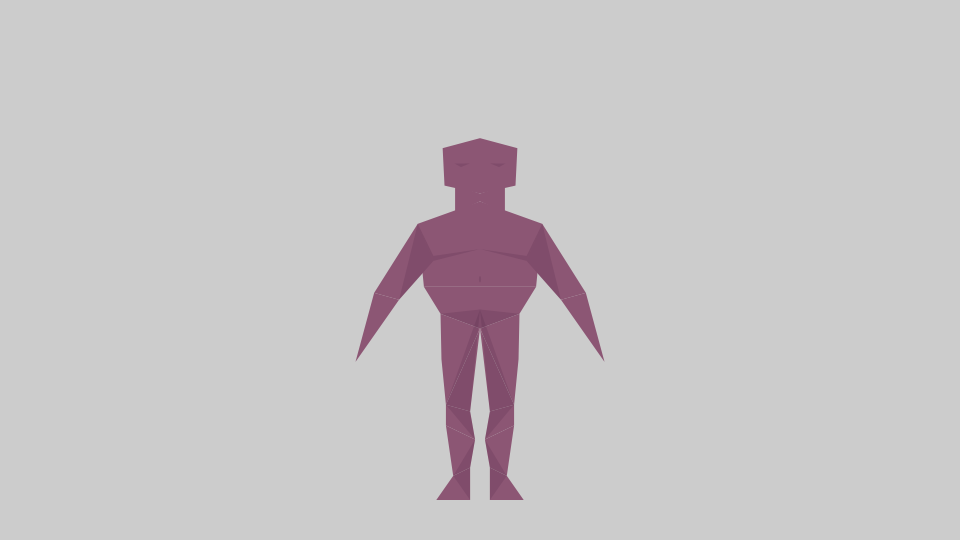
Frame 1 (no input)
Frame 60 (the mouse pressed at the canvas centre just before this capture): identical to frame 1, image omitted
Frame 120 (the mouse held since frame 60 and released just before this capture): identical to frame 1, image omitted

The Processing sketch that drew this single still picture (run headless with seeded random() and noise(); from frame 60 on, the mouse is pressed at the canvas centre):

// Processing sketch: figure2
// ── figure2.pde
float xC;

void setup(){
  size(960,540);
  xC = width/2;
  Vector root = new Vector(xC, 500, "root");
  Vector top = new Vector(root.x, random(25,200), "top");
  Vector pubic = new Vector(root.x, avg(root.y,top.y)+(random(-20,20)),"pubic");
  Vector groin = new Vector(xC,scaleAvg(pubic.y,root.y,0.1),"groin");
  Vector neckBase = new Vector(root.x, (pubic.y+top.y)*0.45,"neckBase");
  Vector shoulder = new Vector(root.x-(avg(root.y,top.y)*random(.1,.2)),avg(pubic.y,top.y),"shoulder");
  Vector hip = new Vector(root.x-(avg(root.y,top.y)*random(.1,.2)),pubic.y+random(-30,10),"hip");
  Vector knee = new Vector(scaleAvg(xC,hip.x,random(0.8,1)),avg(root.y,pubic.y),"knee");
  Vector thigh = new Vector(scaleAvg(hip.x,avg(hip.x,knee.x),random(-.2,1)),avg(hip.y,knee.y),"thigh");
  Vector inKnee = new Vector(scaleAvg(knee.x,xC,random(0.6,.8)),knee.y+random(5,10),"inKnee");
  Vector foot = new Vector(xC-(random(40,80)),root.y,"foot");
  Vector ankle = new Vector(inKnee.x,scaleAvg(knee.y,foot.y,random(0.65,0.7)),"ankle");
  Vector outAnkle = new Vector(avg(ankle.x,foot.x),scaleAvg(ankle.y,foot.y,random(0.25,0.5)),"outAnkle");
  Vector heel = new Vector(ankle.x,foot.y,"heel");
  Vector calf = new Vector(avg(inKnee.x,xC),avg(inKnee.y,ankle.y),"calf");
  Vector outCalf = new Vector(knee.x,avg(inKnee.y,calf.y),"outCalf");
  Vector waist = new Vector(scaleAvg(shoulder.x,hip.x,random(-.25,1.25)),scaleAvg(shoulder.y,hip.y,0.7),"waist");
  Vector wrist = new Vector(shoulder.x-(xC-shoulder.x),avg(shoulder.y,root.y),"wrist");
  Vector elbow = new Vector(scaleAvg(shoulder.x,wrist.x,0.7),scaleAvg(shoulder.y,wrist.y,0.5),"elbow");
  Vector inElbow = new Vector(scaleAvg(shoulder.x,wrist.x,0.3),scaleAvg(shoulder.y,wrist.y,0.55),"inElbow");
  Vector hand = new Vector(avg(elbow.x,wrist.x),elbow.y+((wrist.y-elbow.y)*1.5),"hand");
  Vector thumbJoin = new Vector(avg(hand.x,inElbow.x),scaleAvg(wrist.y,hand.y,0.3),"thumbJoin");
  Vector neckWid = new Vector(scaleAvg(shoulder.x,xC,0.6),avg(shoulder.y,neckBase.y),"neckWid");
  Vector headWid = new Vector(scaleAvg(shoulder.x,xC,0.4),top.y+10,"headWid");
  Vector jaw = new Vector(scaleAvg(headWid.x,xC,0.05),scaleAvg(top.y,neckBase.y,0.75),"jaw");
  Vector chin = new Vector(xC,avg(jaw.y,neckBase.y),"chin");
  Vector eye = new Vector(scaleAvg(headWid.x,xC,random(0.4,0.6)),scaleAvg(top.y,chin.y,random(0.4,0.6)),"eye");
  Vector cup = new Vector(scaleAvg(shoulder.x,neckWid.x,random(0.4,0.6)),scaleAvg(shoulder.y,waist.y,random(0.4,0.6)),"cup");
  Vector sPlexus = new Vector(xC,scaleAvg(pubic.y,neckBase.y,random(0.5,0.65)),"sPlexus");
  Vector navel = new Vector(xC,avg(sPlexus.y,pubic.y),"navel");
  
  float skinR = random(100,200);
  float skinG = random(50,90);
  float skinB = random(50,90);
  noStroke();
  fill(skinR+random(25,55),skinG+random(25,55),skinB+random(25,55));
  //draw torso
  quad(neckBase.x,neckBase.y,shoulder.x,shoulder.y,waist.x,waist.y,neckBase.x,waist.y);
  quad(waist.x,waist.y,hip.x,hip.y,groin.x,groin.y,neckBase.x,waist.y);
  //draw head
  quad(top.x,top.y,headWid.x,headWid.y,jaw.x,jaw.y,chin.x,chin.y);
  //draw leg
  quad(hip.x,hip.y,thigh.x,thigh.y,knee.x,knee.y,groin.x,groin.y);
  triangle(groin.x,groin.y,knee.x,knee.y,inKnee.x,inKnee.y);
  quad(knee.x,knee.y,outCalf.x,outCalf.y,calf.x,calf.y,inKnee.x,inKnee.y);
  quad(outCalf.x,outCalf.y,outAnkle.x,outAnkle.y,ankle.x,ankle.y,calf.x,calf.y);
  //draw foot
  quad(ankle.x,ankle.y,outAnkle.x,outAnkle.y,foot.x,foot.y,heel.x,heel.y);
  //draw arm
  quad(shoulder.x,shoulder.y,elbow.x,elbow.y,inElbow.x,inElbow.y,cup.x,cup.y);
  triangle(elbow.x,elbow.y,wrist.x,wrist.y,inElbow.x,inElbow.y);
  //draw hand
  //triangle(wrist.x,wrist.y,hand.x,hand.y,thumbJoin.x,thumbJoin.y);
  //draw neck
  quad(neckWid.x,jaw.y,xC,chin.y,xC,neckBase.y,neckWid.x,neckWid.y);
  
  fill(skinR-random(25,55),skinG-random(25,55),skinB,80-random(25,55));
  //draw groin area
  triangle(hip.x,hip.y,pubic.x,pubic.y,groin.x,groin.y);
  
  //draw inner thigh
  quad(pubic.x,pubic.y,knee.x,knee.y,calf.x,calf.y,inKnee.x,inKnee.y);
  
  //draw underarm
  triangle(shoulder.x,shoulder.y,inElbow.x,inElbow.y,cup.x,cup.y);
  
  //draw underboob
  quad(shoulder.x,shoulder.y,cup.x,cup.y,sPlexus.x,sPlexus.y,cup.x,cup.y-5);
  
  //draw ankle shadow
  quad(calf.x,calf.y,outAnkle.x,outAnkle.y,heel.x,heel.y,ankle.x,ankle.y);
  
  //draw navel
  ellipse(navel.x,navel.y,random(2,8),random(2,8));
  
  //draw eye
  triangle(eye.x,eye.y,eye.x-random(5,10),eye.y-random(2,8),eye.x+random(5,10),eye.y-random(2,8));
  
  mirrorImage();
  save("hero.jpg");
}

void draw(){
  
}

float avg(float a, float b){
  return (a+b)/2; 
}

float scaleAvg(float a, float b, float z){
  return a+(b-a)*z; 
}

void mirrorImage(){
  loadPixels();
  for (int i = 0; i < height;i++){
    for (int j = 0; j < width/2; j++){
      int thisPix = (i*width)+j;
      int thatPix = (i*width)+(width-j)-1;
      pixels[thatPix] = pixels[thisPix];
    }
  }
  updatePixels(); 
}

class Vector {
  float x, y;
  Vector (float a, float b, String s) {
    x = a;
    y = b;
    //ellipse(x,y,10,10);
    //ellipse(xC+(xC-x),y,10,10);
    //text(s, x+10, y+4);
  }
}
